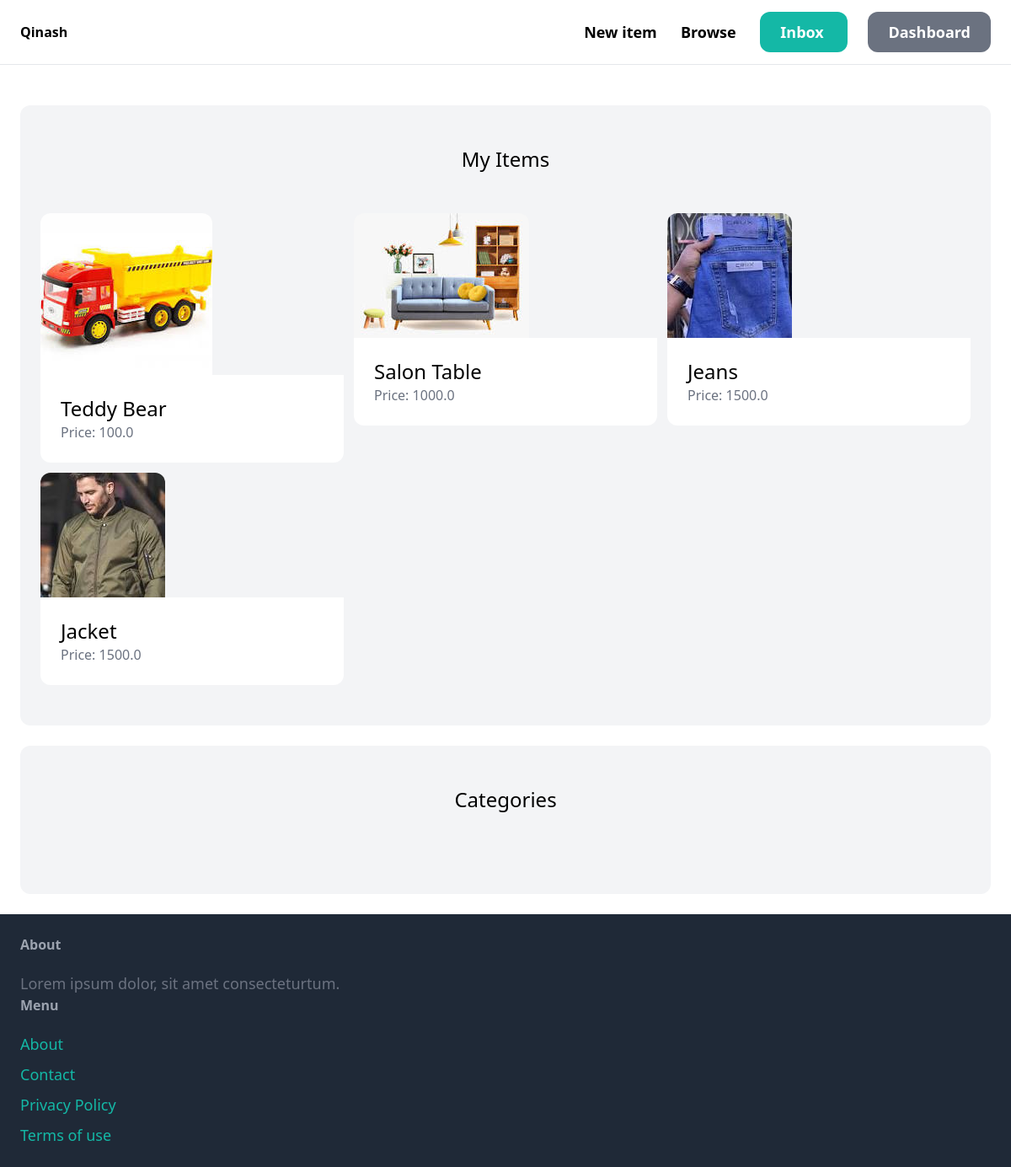
The page /dashboard/ (signed in) on the database its author committed.
### item/models.py (models this page shows, shortened)
class Item(models.Model):
    category=models.ForeignKey(Category, related_name='items', on_delete=models.CASCADE)
    name=models.CharField(max_length=255)
    description=models.TextField(blank=True, null=True)
    price=models.FloatField()
    image = models.ImageField(upload_to='item_images', blank=True, null=True)
    is_sold=models.BooleanField(default=False)
    created_by=models.ForeignKey(User, related_name='items', on_delete=models.CASCADE)
    created_at=models.DateTimeField(auto_now_add=True)

### dashboard/views.py (the view)
# urls.py: path('', views.index, name='index'),
@login_required
def index(request):
    items = Item.objects.filter(created_by=request.user)
    return render(request, 'dashboard/index.html', {
        'items': items,
    })

### dashboard/templates/dashboard/index.html (shortened to what this page needs)
{% extends 'core/base.html' %}
{% block content %}
<div class="mt-6 px-6 py-12 bg-gray-100 rounded-xl">
    <h2 class="mb-12 text-2xl text-center"> My Items </h2>
    <div class="grid grid-cols-3 gap-3">
        {% for item in items %}
            <div>
                <a href="{% url 'item:detail' item.id %}">
                    <div>
                        <img src="{{ item.image.url }}" class="rounded-t-xl">
                    </div>
                    <div class="p-6 bg-white rounded-b-xl">
                        <h2 class="text-2xl">{{ item.name }}</h2>
                        <p class="text-gray-500">Price: {{ item.price }}</p>
                    </div>
                </a>
            </div>
        {% endfor %}
    </div>
</div>
<div class="mt-6 px-6 py-12 bg-gray-100 rounded-xl">
    <h2 class="mb-12 text-2xl text-center"> Categories </h2>
</div>
{%endblock%}

### rows shown on the page
Item: image (picture), name "Teddy Bear", price "100.0"
Item: image (picture), name "Salon Table", price "1000.0"
Item: image (picture), name "Jeans", price "1500.0"
Item: image (picture), name "Jacket", price "1500.0"
